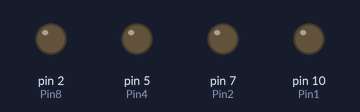
The sketch below on a simulated Arduino Uno, built with avr-gcc and run on an emulated ATmega328P. Shown: output pins drawn as LEDs (lit = HIGH).

Above: at 0.5 s.
At 2.5 s:
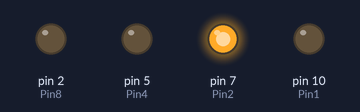
At 4.5 s:
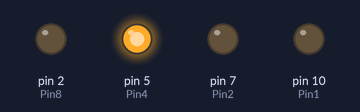
At 9.5 s:
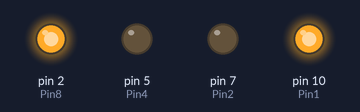
At 13.5 s:
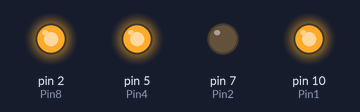
At 18.5 s:
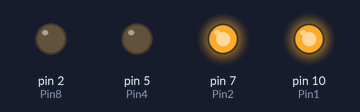
Timing chart, 0 to 19.5 s (numbered marks = the images above):
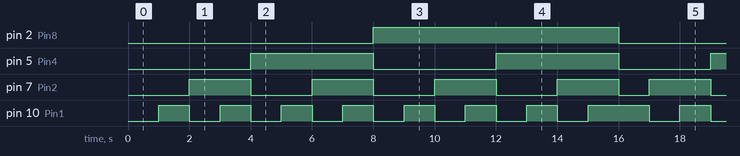

The sketch:

BinaryCounter.ino
```cpp
int Pin8 = 2;
int Pin4 = 5;
int Pin2 = 7;
int Pin1 = 10;
//order of pins should be 8, 4, 2, 1

void setup() {
  pinMode(Pin8, OUTPUT);
  pinMode(Pin4, OUTPUT);
  pinMode(Pin2, OUTPUT);
  pinMode(Pin1, OUTPUT);
}

void loop() {

  delay(1000);

  digitalWrite(Pin1, HIGH);
  digitalWrite(Pin2, LOW);
  digitalWrite(Pin4, LOW);
  digitalWrite(Pin8, LOW);

  delay(1000);

  digitalWrite(Pin1, LOW);
  digitalWrite(Pin2, HIGH);
  digitalWrite(Pin4, LOW);
  digitalWrite(Pin8, LOW);

  delay(1000);

  digitalWrite(Pin1, HIGH);
  digitalWrite(Pin2, HIGH);
  digitalWrite(Pin4, LOW);
  digitalWrite(Pin8, LOW);

  delay(1000);

  digitalWrite(Pin1, LOW);
  digitalWrite(Pin2, LOW);
  digitalWrite(Pin4, HIGH);
  digitalWrite(Pin8, LOW);

  delay(1000);

  digitalWrite(Pin1, HIGH);
  digitalWrite(Pin2, LOW);
  digitalWrite(Pin4, HIGH);
  digitalWrite(Pin8, LOW);

  delay(1000);

  digitalWrite(Pin1, LOW);
  digitalWrite(Pin2, HIGH);
  digitalWrite(Pin4, HIGH);
  digitalWrite(Pin8, LOW);

  delay(1000);

  digitalWrite(Pin1, HIGH);
  digitalWrite(Pin2, HIGH);
  digitalWrite(Pin4, HIGH);
  digitalWrite(Pin8, LOW);

  delay(1000);

  digitalWrite(Pin1, LOW);
  digitalWrite(Pin2, LOW);
  digitalWrite(Pin4, LOW);
  digitalWrite(Pin8, HIGH);

  delay(1000);

  digitalWrite(Pin1, HIGH);
  digitalWrite(Pin2, LOW);
  digitalWrite(Pin4, LOW);
  digitalWrite(Pin8, HIGH);


  delay(1000);

  digitalWrite(Pin1, LOW);
  digitalWrite(Pin2, HIGH);
  digitalWrite(Pin4, LOW);
  digitalWrite(Pin8, HIGH);


  delay(1000);

  digitalWrite(Pin1, HIGH);
  digitalWrite(Pin2, HIGH);
  digitalWrite(Pin4, LOW);
  digitalWrite(Pin8, HIGH);


  delay(1000);

  digitalWrite(Pin1, LOW);
  digitalWrite(Pin2, LOW);
  digitalWrite(Pin4, HIGH);
  digitalWrite(Pin8, HIGH);

  delay(1000);

  digitalWrite(Pin1, HIGH);
  digitalWrite(Pin2, LOW);
  digitalWrite(Pin4, HIGH);
  digitalWrite(Pin8, HIGH);

  delay(1000);

  digitalWrite(Pin1, LOW);
  digitalWrite(Pin2, HIGH);
  digitalWrite(Pin4, HIGH);
  digitalWrite(Pin8, HIGH);

  delay(1000);

  digitalWrite(Pin1, HIGH);
  digitalWrite(Pin2, HIGH);
  digitalWrite(Pin4, HIGH);
  digitalWrite(Pin8, HIGH);


}
```

Measured:
- by itself, pin 2 (Pin8): alternates HIGH for 8.0 s and LOW for 7.0 s
- by itself, pin 5 (Pin4): repeats every 15.0 s: LOW 4.0 s, HIGH 4.0 s, LOW 3.0 s, HIGH 4.0 s
- by itself, pin 7 (Pin2): repeats every 15.0 s: 3 × (LOW 2.0 s, HIGH 2.0 s), LOW 1.0 s, HIGH 2.0 s
- by itself, pin 10 (Pin1): repeats every 15.0 s: 6 × (LOW 1.0 s, HIGH 1.0 s), LOW 1.0 s, HIGH 2.0 s
